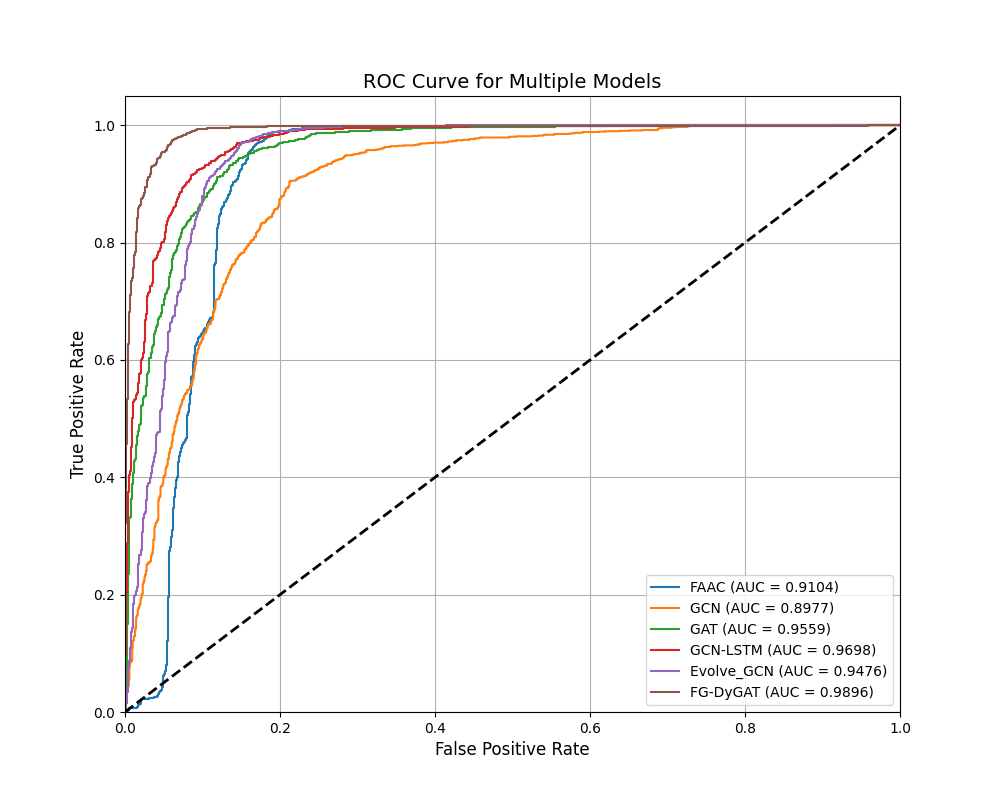

Source code (Python):
import os
import pandas as pd
import matplotlib.pyplot as plt
from sklearn.metrics import roc_curve, auc

# 定义函数绘制ROC曲线
def plot_roc_curve(file_paths):
    plt.figure(figsize=(10, 8))
    
    for (model_name, file_path) in file_paths:
        print(file_path)
        # 读取数据
        data = pd.read_csv(file_path)
        
        # 提取标签和异常分数
        labels = data['label']
        scores = data['anomaly_score']
        
        # 计算ROC曲线和AUC值
        fpr, tpr, _ = roc_curve(labels, scores)
        roc_auc = auc(fpr, tpr)
        
        # 使用文件名作为模型名称
        plt.plot(fpr, tpr, label=f'{model_name} (AUC = {roc_auc:.4f})')
    
    # 图形美化
    plt.plot([0, 1], [0, 1], 'k--', lw=2)  # 对角线
    plt.xlim([0.0, 1.0])
    plt.ylim([0.0, 1.05])
    plt.xlabel('False Positive Rate', fontsize=12)
    plt.ylabel('True Positive Rate', fontsize=12)
    plt.title('ROC Curve for Multiple Models', fontsize=14)
    plt.legend(loc='lower right', fontsize=10)
    plt.grid()
    plt.savefig("roc.png")

# 定义文件路径列表（将以下文件路径替换为实际路径）
# file_paths = [
#     ('FAAC', '/root/bishe/results/load_UGR16_faac/MAEGAN/labels_anomaly_scores.csv'),
#     ('GCN', '/root/bishe/results/load_UGR16_GCN/MAEGAN/labels_anomaly_scores.csv'),
#     ('GAT', '/root/bishe/results/load_UGR16_GAT/MAEGAN/labels_anomaly_scores.csv'),
#     ('GCN-LSTM', '/root/bishe/results/load_UGR16_GCN_LSTM/MAEGAN/labels_anomaly_scores.csv'),
#     ('Evolve_GCN', '/root/bishe/results/load_UGR16_Evolve_GCN/MAEGAN/labels_anomaly_scores.csv'),
#     ('FG-DyGAT', '/root/bishe/results/load_UGR16_DyGAT/MAEGAN/labels_anomaly_scores.csv'),
# ]
file_paths = [
    ('FAAC', '/root/bishe/results/load_cic2018_faac/MAEGAN/labels_anomaly_scores.csv'),
    ('GCN', '/root/bishe/results/load_CIC2018_GCN/MAEGAN/labels_anomaly_scores.csv'),
    ('GAT', '/root/bishe/results/load_CIC2018_GAT/MAEGAN/labels_anomaly_scores.csv'),
    ('GCN-LSTM', '/root/bishe/results/load_CIC2018_GCN_LSTM/MAEGAN/labels_anomaly_scores.csv'),
    ('Evolve_GCN', '/root/bishe/results/load_CIC2018_Evolve_GCN/MAEGAN/labels_anomaly_scores.csv'),
    ('FG-DyGAT', '/root/bishe/results/load_cic2018_DyGAT/MAEGAN/labels_anomaly_scores.csv'),
]

# 调用函数绘制ROC曲线
plot_roc_curve(file_paths)